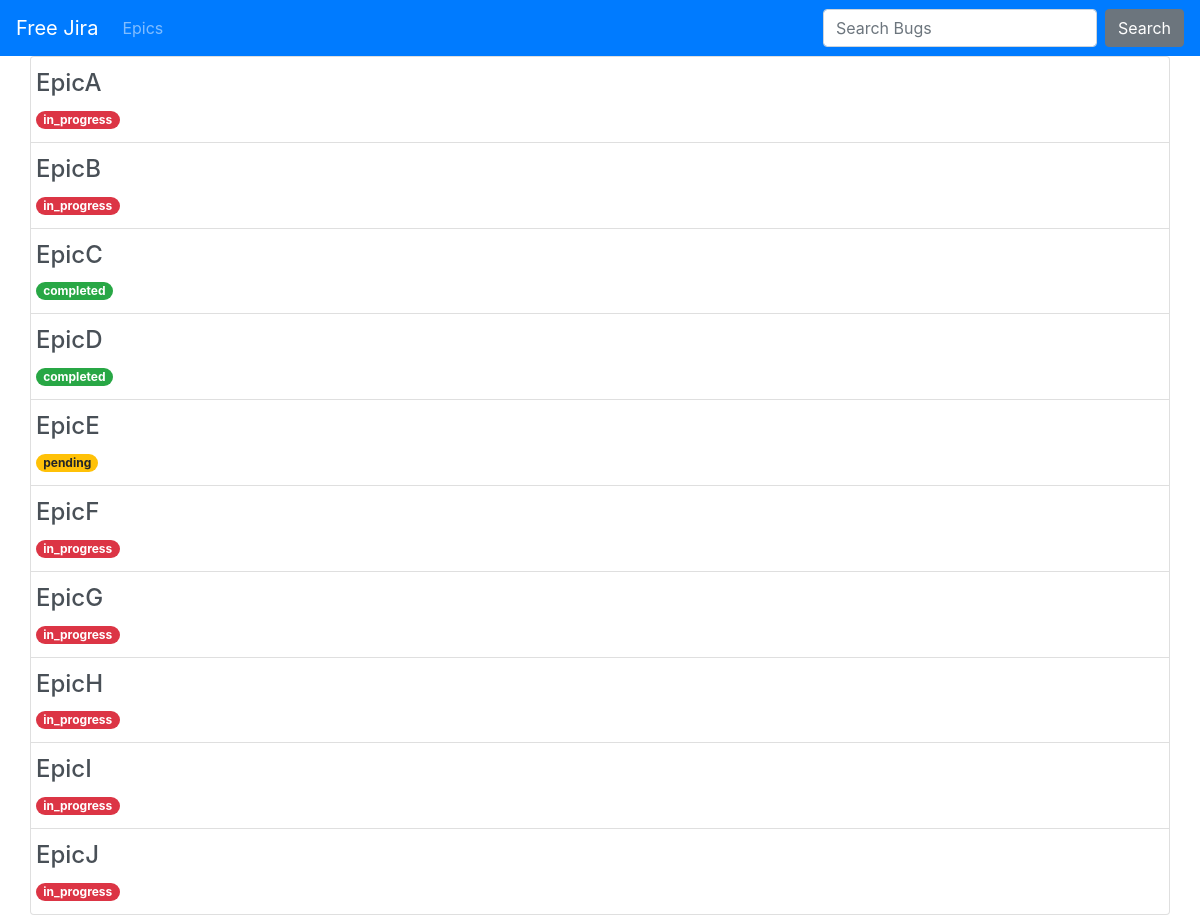
/epics, run on the app's committed database.
### epics/models.py (models this page shows, shortened)
class Epic(models.Model):
    title = models.CharField(max_length=64, default=' ', blank=False, unique=True)
    state = models.CharField(max_length=64, choices=STATES, default='completed')
    linked_epic = models.ForeignKey('epics.Epic', on_delete=models.CASCADE, default=None, blank=True, null=True, related_name='epic')
    '''
    Get list of children bugs
    '''
    '''
    Get list of children tasks
    '''
    '''
    Get list of children epics
    '''
    '''
    Get list of children epics through all tree
    '''
    '''
    Get list of parent epics through all tree
    '''
    '''
    Get list of bugs owned by all children epics
    '''
    '''
    An epic is 'completed' if it has no pending tasks and bugs and it depends on no other epic
    '''
    '''
    An epic is 'work in progress' if it contains any tasks or if any of its linked epics is 'work in progress'
    '''
    '''
    An epic is 'pending' if it has no tasks but still bugs, or if any of its linked epics is 'pending'
    '''
    '''
    Refresh the current status of an epic
    Refresh also its parent linked epic
    '''

### epics/views.py (the view)
# urls.py: path('', all_epics, name='epics'),
def all_epics(request):
    epics = Epic.objects.all()
    return render(request, "epics.html", {"epics": epics})

### epics/templates/epics.html
{% extends 'base.html' %}
{% block content %}
    <div class="row list-group">
        {% for epic in epics %}
            <a href="{% url 'epics:epic' epic.pk %}" class="list-group-item list-group-item-action flex-column align-items-start" id="{{ epic.pk }}">
            <div class="row d-flex w-100 justify-content-between">
                <div class="rolly">
                    <h4 class="text-capitalize">{{ epic.title }}</h4>
                    {% if 'completed' in epic.state %}
                        <span class="badge badge-pill badge-success ml-auto align-self-start">{{ epic.state }}</span>
                    {% elif 'pending' in epic.state %}
                        <span class="badge badge-pill badge-warning ml-auto align-self-start">{{ epic.state }}</span>
                    {% elif 'in_progress' in epic.state %}
                        <span class="badge badge-pill badge-danger">{{ epic.state }}</span>
                    {% endif %}
                </div>
            </div>
            </a>
        {% empty %}
        <p>No epics here</p>
        {% endfor %}
    </div>
{% endblock %}

### data on the page
Epic: title "EpicA", state "in_progress"
Epic: title "EpicB", state "in_progress"
Epic: title "EpicC", state "completed"
Epic: title "EpicD", state "completed"
Epic: title "EpicE", state "pending"
Epic: title "EpicF", state "in_progress"
Epic: title "EpicG", state "in_progress"
Epic: title "EpicH", state "in_progress"
Epic: title "EpicI", state "in_progress"
Epic: title "EpicJ", state "in_progress"
